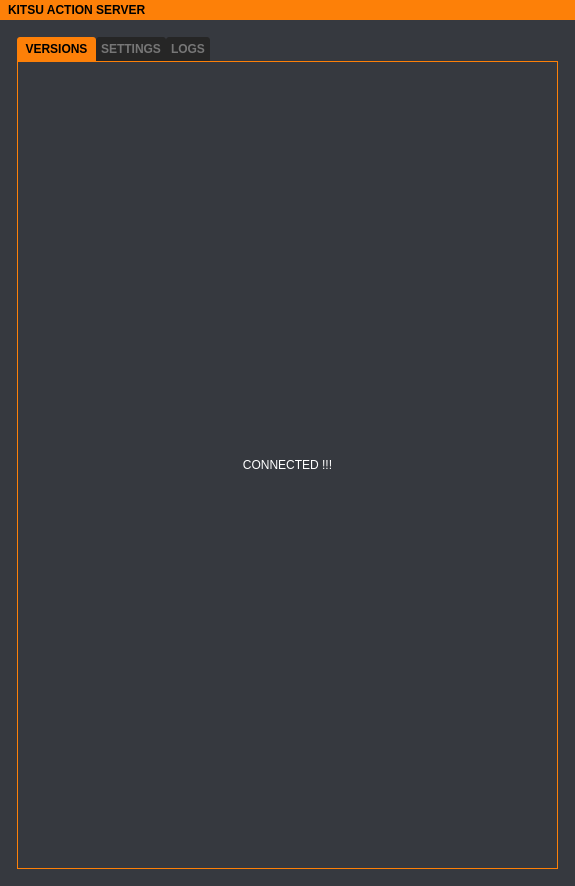
<?xml version="1.0" encoding="UTF-8"?>
<ui version="4.0">
 <class>MainWindow</class>
 <widget class="QMainWindow" name="MainWindow">
  <property name="geometry">
   <rect>
    <x>0</x>
    <y>0</y>
    <width>575</width>
    <height>886</height>
   </rect>
  </property>
  <property name="windowTitle">
   <string>MainWindow</string>
  </property>
  <property name="windowIcon">
   <iconset>
    <normaloff>../../../../../../kitsu-publisher/kitsu_publish_standalone/icons/icon.png</normaloff>../../../../../../kitsu-publisher/kitsu_publish_standalone/icons/icon.png</iconset>
  </property>
  <property name="styleSheet">
   <string notr="true">/*-----QWidget-----*/
QWidget
{
	background-color: #36393f;
	color: #ffffff;
	border-color: #051a39;
	font:  10px &quot;Verdana&quot;;

}

QWidget#main_frame{
border: 1px solid #fd8008;
}

/*-----QLabel-----*/
QLabel
{
	background-color: transparent;
	color: #ffffff;

}


QLabel::disabled
{
	background-color: transparent;
	color: #656565;

}


/*-----QMenuBar-----*/
QMenuBar
{
	background-color: #36393f;
	color: #ffffff;
	border-color: #051a39;

}


QMenuBar::disabled
{
	background-color: #404040;
	color: #656565;
	border-color: #051a39;

}


QMenuBar::item
{
    background-color: transparent;

}


QMenuBar::item:selected
{
    background-color: #fd8008;
    border: 1px solid #41cd52;

}


QMenuBar::item:pressed
{
    background-color: #b55d00;
    border: 1px solid #000;
    margin-bottom: -1px;
    padding-bottom: 1px;

}


/*-----QMenu-----*/
QMenu
{
    background-color: #36393f;
    border: 1px solid;
    color: #ffffff;

}


QMenu::separator
{
    height: 1px;
    background-color: #ff9500;
    color: #ffffff;
    padding-left: 4px;
    margin-left: 10px;
    margin-right: 5px;

}


QMenu::item
{
    min-width : 150px;
    padding: 3px 20px 3px 20px;

}


QMenu::item:selected
{
    background-color: #b55d00;
    color: #ffffff;

}


QMenu::item:disabled
{
    color: #262626;
}


/*-----QToolTip-----*/
QToolTip
{
	border : 1px solid #000000;
	background-color: #26264f;
	color: #ffffff;
	border-color: #051a39;

}



/*-----QPushButton-----*/
QPushButton
{
	background-color: #fd8008;
	color: #000000;
	font-weight: 600;
	border-style: solid;
	border-width: 1px;
	border-radius: 3px;
	border-color: #051a39;
	padding: 5px;

}


QPushButton::disabled
{
	background-color: #404040;
	color: #656565;
	border-color: #051a39;

}


QPushButton::hover
{
	background-color: #ff9d00;
	color: #ffffff;
	border-style: solid;
	border-width: 1px;
	border-radius: 3px;
	border-color: #051a39;
	padding: 5px;

}


QPushButton::pressed
{
	background-color: #b55d00;
	color: #ffffff;
	border-style: solid;
	border-width: 1px;
	border-radius: 3px;
	border-color: #051a39;
	padding: 5px;

}


/*-----QToolButton-----*/
QToolButton
{
	background-color: #fd8008;
	color: #ffffff;
	border-width: 1px;
	border-radius: 3px;
	border-color: #051a39;
	padding: 3px;

}


QToolButton::disabled
{
	background-color: #404040;
	color: #656565;
	border-color: #051a39;

}


QToolButton::hover
{
	background-color: #ff9d00;
	color: #ffffff;
	border-width: 1px;
	border-radius: 3px;
	border-color: #051a39;
	padding: 3px;

}


QToolButton::pressed
{
	background-color: #b55d00;
	color: #ffffff;
	border-width: 1px;
	border-radius: 3px;
	border-color: #051a39;
	padding: 3px;

}


/*-----QComboBox-----*/
QComboBox
{
   
    border: 1px solid;
	border-color:#262626;
    border-radius: 3px;
    padding-left: 6px;
    color: #ffffff;
    height: 20px;

}


QComboBox::disabled
{
	background-color: #404040;
	color: #656565;
	border-color: #051a39;

}


QComboBox:hover
{
    background-color: #ff9d00;

}


QComboBox:on
{
    background-color: #b55d00;

}


QComboBox QAbstractItemView
{
    background-color: #383838;
    color: #ffffff;
    border: 1px solid black;
    selection-background-color: #b55d00;
    selection-color: #ffffff;
    outline: 0;

}

QComboBox::down-arrow
{
    image: url(icons:arrow-down.svg);
    width: 8px;
    height: 8px;
}



QComboBox::drop-down
{
    subcontrol-origin: padding;
    subcontrol-position: top right;
    width: 15px;
    border-left-width: 0px;
    border-left-color: darkgray;
    border-left-style: solid; 
    border-top-right-radius: 3px; 
    border-bottom-right-radius: 3px;

}






/*-----QSpinBox &amp; QDoubleSpinBox &amp; QDateTimeEdit-----*/
QSpinBox, 
QDoubleSpinBox,
QDateTimeEdit
{
	background-color: #525251;
	color: #ffffff;
	border: 1px solid #051a39;
	border-radius: 3px;
	padding : 2px;

}


QSpinBox::disabled, 
QDoubleSpinBox::disabled,
QDateTimeEdit::disabled
{
	background-color: #404040;
	color: #656565;
	border-color: #051a39;

}


QSpinBox:hover, 
QDoubleSpinBox::hover,
QDateTimeEdit::hover
{
    background-color: #626262;
    border: 1px solid #fd8008;
    color:  #fff;
    padding: 2px

}


QSpinBox::up-button, QSpinBox::down-button,
QDoubleSpinBox::up-button, QDoubleSpinBox::down-button,
QDateTimeEdit::up-button, QDateTimeEdit::down-button
{
    background-color: #fd8008;
	border-radius: 2px;

}


QSpinBox::disabled, 
QDoubleSpinBox::disabled,
QDateTimeEdit::disabled
{
	background-color: #404040;
	color: #656565;
	border-color: #051a39;

}


QSpinBox::up-button:hover, QSpinBox::down-button:hover,
QDoubleSpinBox::up-button:hover, QDoubleSpinBox::down-button:hover,
QDateTimeEdit::up-button:hover, QDateTimeEdit::down-button:hover
{
    background-color: #ff9d00;
    border: 1px solid #ff9d00;

}


QSpinBox::up-button:disabled, QSpinBox::down-button:disabled,
QDoubleSpinBox::up-button:disabled, QDoubleSpinBox::down-button:disabled,
QDateTimeEdit::up-button:disabled, QDateTimeEdit::down-button:disabled
{
	background-color: #404040;
	color: #656565;
	border-color: #051a39;

}


QSpinBox::up-button:pressed, QSpinBox::down-button:pressed,
QDoubleSpinBox::up-button:pressed, QDoubleSpinBox::down-button::pressed,
QDateTimeEdit::up-button:pressed, QDateTimeEdit::down-button::pressed
{
    background-color: #b55d00;
    border: 1px solid #b55d00;

}



QSpinBox::down-arrow,
QDoubleSpinBox::down-arrow,
QDateTimeEdit::down-arrow
{
    image: url(icons:arrow-down.svg);
    width: 7px;

}


QSpinBox::up-arrow,
QDoubleSpinBox::up-arrow,
QDateTimeEdit::up-arrow
{
    image: url(icons:arrow-up.svg);
    width: 7px;

}



/*-----QLineEdit-----*/
QLineEdit
{
	background-color: #525251;
	color: #ffffff;
	border-width: 1px;
	border-radius: 3px;
	border-color: #051a39;
	padding: 2px;

}


QLineEdit::disabled
{
	background-color: #404040;
	color: #656565;
	border-width: 1px;
	border-radius: 3px;
	border-color: #051a39;
	padding: 2px;

}


/*-----QTextEdit-----*/
QTextEdit
{
	/* background-color: rgb(18, 18, 18); */
	color: #cecece;
	border-color: #051a39;

}


QTextEdit::disabled
{
	background-color: #404040;
	color: #656565;
	border-color: #051a39;

}


/*-----QGroupBox-----*/
QGroupBox 
{
    border: 1px solid;
    border-color: #fd8008;
    margin-top: 22px;
	font-weight: 600;

}


QGroupBox::title  
{
    background-color: #fd8008;
    color: #000000;
	font-size: 6pt;
	font-weight: 600;
    subcontrol-origin: margin;
    subcontrol-position: top left;
    padding: 5px;
	border-top-left-radius: 3px;
	border-top-right-radius: 3px;

}


QGroupBox::title::disabled
{
	background-color: #404040;
	color: #656565;
    subcontrol-origin: margin;
    subcontrol-position: top left;
    padding: 5px;
	border-top-left-radius: 3px;
	border-top-right-radius: 3px;

}


/*-----QRadioButton-----*/
QRadioButton::indicator::unchecked
{ 
	border: 2px inset gray; 
	border-radius: 5px; 
	background-color:  #fff;
	width: 9px; 
	height: 9px; 

}


QRadioButton::indicator::unchecked:hover
{ 
	border: 2px solid #fd8008; 
	border-radius: 5px; 
	background-color:  #fff;
	width: 9px; 
	height: 9px; 

}


QRadioButton::indicator::checked
{ 
	border: 2px inset darkgray; 
	border-radius: 5px; 
	background-color: #b55d00; 
	width: 9px; 
	height: 9px; 

}


QRadioButton::disabled
{
	color: #656565;

}


QRadioButton::indicator:disabled
{
	background-color: #656565;
	color: #656565;
    border: 2px solid #656565;

}


/*-----QTableView &amp; QTableWidget-----*/
QTableView
{
    background-color: #242526;
    border: 1px solid #32414B;
    color: #f0f0f0;
    gridline-color: #ff9900;
    outline : 0;

}


QTableView::disabled
{
    background-color: #242526;
    border: 1px solid #32414B;
    color: #656565;
    gridline-color: #656565;
    outline : 0;

}


QTableView::item:hover 
{
    background-color: #26264f;
    color: #f0f0f0;

}


QTableView::item:selected 
{
    background-color: #1a1b1c;
    border: 2px solid #b55d00;
    color: #F0F0F0;

}


QTableView::item:selected:disabled
{
    background-color: #1a1b1c;
    border: 2px solid #525251;
    color: #656565;

}


QTableCornerButton::section
{
    background-color: #505050;
    color: #fff;

}


QHeaderView::section
{
    background-color: #525251;
    color: #fff;
    text-align: left;
	padding: 4px;
	
}


QHeaderView::section:disabled
{
    background-color: #525251;
    color: #656565;

}


QHeaderView::section:checked
{
    color: #fff;
    background-color: #b55d00;

}


QHeaderView::section:checked:disabled
{
    color: #656565;
    background-color: #525251;

}


QHeaderView::section::vertical::first,
QHeaderView::section::vertical::only-one
{
    border-top: 1px solid #353635;

}


QHeaderView::section::vertical
{
    border-top: 1px solid #353635;

}


QHeaderView::section::horizontal::first,
QHeaderView::section::horizontal::only-one
{
    border-left: 1px solid #353635;

}


QHeaderView::section::horizontal
{
    border-left: 1px solid #353635;

}


/*-----QTabWidget-----*/
QTabBar::tab
{
	background-color: #fd8008;
    color: #767676;
	font-weight: 600;
	padding:5px;
	subcontrol-origin: margin;
    subcontrol-position: top left;
	border-top-left-radius: 3px;
	border-top-right-radius: 3px;

}


QTabBar::tab:disabled
{
	background-color: #404040;
	color: #656565;
	subcontrol-origin: margin;
    subcontrol-position: top left;
	border-top-left-radius: 3px;
	border-top-right-radius: 3px;

}


QTabWidget::pane 
{
	border: 1px solid;
    border-color: #fd8008;

}

QTabBar::tab:selected
{
    background-color: #fd8008;
    color: #000000;
	font-weight: 600;
	subcontrol-origin: margin;
    subcontrol-position: top left;
	border-top-left-radius: 3px;
	border-top-right-radius: 3px;
}


QTabBar::tab:selected:disabled
{
	background-color: #404040;
	color: #656565;

}


QTabBar::tab:!selected 
{
    background-color: #262626;

}


QTabBar::tab:!selected:hover 
{
    background-color: #ff9d00;
	color: #000;

}


QTabBar::tab:top:selected 
{
    border-bottom-color: none;

}


QTabBar::tab:bottom:selected 
{
    border-top-color: none;

}



QTabBar::tab:left:selected 
{
    border-left-color: none;

}


QTabBar::tab:right:selected 
{
    border-right-color: none;

}


QTabBar::tab:left:last, QTabBar::tab:right:last,
QTabBar::tab:left:only-one, QTabBar::tab:right:only-one 
{
    margin-bottom: 0;

}


/*-----QSlider-----*/
QSlider::groove:horizontal 
{
	background-color: transparent;
	height: 5px;

}


QSlider::sub-page:horizontal 
{
	background-color: #fd8008;

}


QSlider::add-page:horizontal 
{
	background-color: #666765;

}


QSlider::handle:horizontal 
{
	background-color: #fd8008;
	width: 14px;
	margin-top: -6px;
	margin-bottom: -6px;
	border-radius: 3px;

}


QSlider::handle:horizontal:hover 
{
	background-color: #fd8008;
	border-radius: 3px;

}


QSlider::sub-page:horizontal:disabled 
{
	background-color: #bbb;
	border-color: #999;

}


QSlider::add-page:horizontal:disabled 
{
	background-color: #eee;
	border-color: #999;

}


QSlider::handle:horizontal:disabled 
{
	background-color: #eee;
	border: 1px solid #aaa;
	border-radius: 3px;

}


QSlider::groove:vertical 
{
	background-color: transparent;
	width: 5px;

}


QSlider::sub-page:vertical 
{
	background-color: #fd8008;

}


QSlider::add-page:vertical 
{
	background-color: #666765;

}


QSlider::handle:vertical 
{
	background-color: #fd8008;
	height: 14px;
	margin-left: -6px;
	margin-right: -6px;
	border-radius: 3px;

}


QSlider::handle:vertical:hover 
{
	background-color: #fd8008;
	border-radius: 3px;

}


QSlider::sub-page:vertical:disabled 
{
	background-color: #bbb;
	border-color: #999;

}


QSlider::add-page:vertical:disabled 
{
	background-color: #eee;
	border-color: #999;

}


QSlider::handle:vertical:disabled 
{
	background-color: #eee;
	border: 1px solid #aaa;
	border-radius: 3px;

}


/*-----QDial-----*/
QDial
{
	background-color: #fd8008;

}


QDial::disabled
{
	background-color: #404040;

}

/*-----QScrollBar-----*/
QScrollBar:horizontal
{
    border: 1px solid #222222;
    background-color: #3d3d3d;
    height: 13px;
    margin: 0px 16px 0 16px;

}


QScrollBar::handle:horizontal
{
    background: #fd8008;
    min-height: 20px;

}


QScrollBar::add-line:horizontal
{
    border: 1px solid #1b1b19;
    background-color: #fd8008;
    width: 14px;
    subcontrol-position: right;
    subcontrol-origin: margin;

}


QScrollBar::sub-line:horizontal
{
    border: 1px solid #1b1b19;
    background-color: #fd8008;
    width: 14px;
    subcontrol-position: left;
    subcontrol-origin: margin;

}


QScrollBar::right-arrow:horizontal
{
    image: url(icons:arrow-right.svg);
    width: 6px;
    height: 6px;

}


QScrollBar::left-arrow:horizontal
{
    image: url(icons:arrow-left.svg);
    width: 6px;
    height: 6px;

}


QScrollBar::add-page:horizontal, QScrollBar::sub-page:horizontal
{
    background: none;

}


QScrollBar:vertical
{
    background-color: #3d3d3d;
    width: 13px;
    margin: 16px 0 16px 0;
    border: 1px solid #222222;

}


QScrollBar::handle:vertical
{
    background-color: #fd8008;
    min-height: 20px;

}


QScrollBar::add-line:vertical
{
    border: 1px solid #1b1b19;
    background-color: #fd8008;
    height: 14px;
    subcontrol-position: bottom;
    subcontrol-origin: margin;

}


QScrollBar::sub-line:vertical
{
    border: 1px solid #1b1b19;
    background-color: #fd8008;
    height: 14px;
    subcontrol-position: top;
    subcontrol-origin: margin;

}


QScrollBar::add-page:vertical, QScrollBar::sub-page:vertical
{
    background: none;

}


QScrollBar::up-arrow:vertical
{
    image: url(icons:arrow-up.svg);
    width: 6px;
    height: 6px;

}


QScrollBar::down-arrow:vertical
{
    image: url(icons:arrow-down.svg);
    width: 6px;
    height: 6px;

}

/*-----QProgressBar-----*/
QProgressBar
{
    border: 1px solid #222222;
    background-color: #3d3d3d;
    text-align: center;
    color: #ffffff;
    font-size: 8px;
    /* font-weight: bold; */
    padding: 1px;
    border-radius: 3px;
}
QProgressBar::chunk
{
    background-color: #fd8008;
}
</string>
  </property>
  <property name="documentMode">
   <bool>false</bool>
  </property>
  <widget class="QWidget" name="centralwidget">
   <property name="styleSheet">
    <string notr="true"/>
   </property>
   <layout class="QVBoxLayout" name="verticalLayout">
    <property name="spacing">
     <number>0</number>
    </property>
    <property name="leftMargin">
     <number>0</number>
    </property>
    <property name="topMargin">
     <number>0</number>
    </property>
    <property name="rightMargin">
     <number>0</number>
    </property>
    <property name="bottomMargin">
     <number>0</number>
    </property>
    <item>
     <layout class="QHBoxLayout" name="horizontalLayout_6">
      <property name="spacing">
       <number>0</number>
      </property>
      <item>
       <widget class="QFrame" name="frame">
        <property name="minimumSize">
         <size>
          <width>455</width>
          <height>0</height>
         </size>
        </property>
        <property name="styleSheet">
         <string notr="true">border-color: rgb(253, 128, 8);
background-color: rgb(253, 128, 8);
color: rgb(0, 0, 0);
font-weight:600</string>
        </property>
        <property name="frameShape">
         <enum>QFrame::NoFrame</enum>
        </property>
        <property name="frameShadow">
         <enum>QFrame::Plain</enum>
        </property>
        <property name="lineWidth">
         <number>0</number>
        </property>
        <layout class="QHBoxLayout" name="horizontalLayout_7">
         <property name="spacing">
          <number>0</number>
         </property>
         <property name="leftMargin">
          <number>8</number>
         </property>
         <property name="topMargin">
          <number>0</number>
         </property>
         <property name="rightMargin">
          <number>0</number>
         </property>
         <property name="bottomMargin">
          <number>0</number>
         </property>
         <item>
          <widget class="QLabel" name="label_9">
           <property name="text">
            <string>KITSU ACTION SERVER</string>
           </property>
           <property name="buddy">
            <cstring>mainframe</cstring>
           </property>
          </widget>
         </item>
         <item>
          <spacer name="horizontalSpacer_4">
           <property name="orientation">
            <enum>Qt::Horizontal</enum>
           </property>
           <property name="sizeType">
            <enum>QSizePolicy::Minimum</enum>
           </property>
           <property name="sizeHint" stdset="0">
            <size>
             <width>5</width>
             <height>20</height>
            </size>
           </property>
          </spacer>
         </item>
         <item>
          <widget class="QLabel" name="version_label">
           <property name="text">
            <string>&lt;version&gt;</string>
           </property>
           <property name="buddy">
            <cstring>mainframe</cstring>
           </property>
          </widget>
         </item>
         <item>
          <spacer name="horizontalSpacer_3">
           <property name="orientation">
            <enum>Qt::Horizontal</enum>
           </property>
           <property name="sizeHint" stdset="0">
            <size>
             <width>40</width>
             <height>20</height>
            </size>
           </property>
          </spacer>
         </item>
         <item>
          <widget class="QPushButton" name="exit_button">
           <property name="sizePolicy">
            <sizepolicy hsizetype="Fixed" vsizetype="Fixed">
             <horstretch>0</horstretch>
             <verstretch>0</verstretch>
            </sizepolicy>
           </property>
           <property name="styleSheet">
            <string notr="true">

/*-----QPushButton-----*/
QPushButton
{
	
	font: 8px;
	background-color: rgba(255, 255, 255, 0);
	color: rgb(255, 255, 255);
	border-style:none;
}

QPushButton::hover
{
	color: #ffffff;
}

QPushButton::pressed
{
	background-color: rgba(255, 255, 255, 0);
	color: #ffffff;
}

</string>
           </property>
           <property name="text">
            <string/>
           </property>
           <property name="icon">
            <iconset>
             <normaloff>../../../../../icons/x.svg</normaloff>../../../../../icons/x.svg</iconset>
           </property>
          </widget>
         </item>
        </layout>
       </widget>
      </item>
     </layout>
    </item>
    <item>
     <widget class="QWidget" name="mainframe" native="true">
      <layout class="QVBoxLayout" name="verticalLayout_10">
       <property name="spacing">
        <number>8</number>
       </property>
       <property name="sizeConstraint">
        <enum>QLayout::SetDefaultConstraint</enum>
       </property>
       <property name="leftMargin">
        <number>8</number>
       </property>
       <property name="topMargin">
        <number>8</number>
       </property>
       <property name="rightMargin">
        <number>8</number>
       </property>
       <property name="bottomMargin">
        <number>8</number>
       </property>
       <item>
        <layout class="QHBoxLayout" name="horizontalLayout" stretch="1">
         <item>
          <layout class="QVBoxLayout" name="verticalLayout_7">
           <item>
            <widget class="QStackedWidget" name="stackedWidget">
             <property name="currentIndex">
              <number>1</number>
             </property>
             <widget class="QWidget" name="page">
              <property name="sizePolicy">
               <sizepolicy hsizetype="Maximum" vsizetype="Maximum">
                <horstretch>0</horstretch>
                <verstretch>0</verstretch>
               </sizepolicy>
              </property>
              <property name="layoutDirection">
               <enum>Qt::LeftToRight</enum>
              </property>
              <layout class="QVBoxLayout" name="verticalLayout_2">
               <item>
                <spacer name="verticalSpacer_2">
                 <property name="orientation">
                  <enum>Qt::Vertical</enum>
                 </property>
                 <property name="sizeHint" stdset="0">
                  <size>
                   <width>20</width>
                   <height>40</height>
                  </size>
                 </property>
                </spacer>
               </item>
               <item>
                <layout class="QHBoxLayout" name="horizontalLayout_2">
                 <item>
                  <spacer name="horizontalSpacer_2">
                   <property name="orientation">
                    <enum>Qt::Horizontal</enum>
                   </property>
                   <property name="sizeHint" stdset="0">
                    <size>
                     <width>40</width>
                     <height>20</height>
                    </size>
                   </property>
                  </spacer>
                 </item>
                 <item>
                  <widget class="QFrame" name="frame_2">
                   <property name="sizePolicy">
                    <sizepolicy hsizetype="Preferred" vsizetype="Fixed">
                     <horstretch>0</horstretch>
                     <verstretch>0</verstretch>
                    </sizepolicy>
                   </property>
                   <property name="frameShape">
                    <enum>QFrame::StyledPanel</enum>
                   </property>
                   <property name="frameShadow">
                    <enum>QFrame::Raised</enum>
                   </property>
                   <layout class="QHBoxLayout" name="horizontalLayout_3">
                    <item>
                     <layout class="QFormLayout" name="formLayout">
                      <property name="labelAlignment">
                       <set>Qt::AlignRight|Qt::AlignTrailing|Qt::AlignVCenter</set>
                      </property>
                      <property name="formAlignment">
                       <set>Qt::AlignCenter</set>
                      </property>
                      <item row="1" column="1">
                       <widget class="QLineEdit" name="t_url">
                        <property name="minimumSize">
                         <size>
                          <width>220</width>
                          <height>0</height>
                         </size>
                        </property>
                        <property name="placeholderText">
                         <string>https://kitsu.example.com</string>
                        </property>
                       </widget>
                      </item>
                      <item row="2" column="0">
                       <widget class="QLabel" name="label">
                        <property name="text">
                         <string>USERNAME</string>
                        </property>
                       </widget>
                      </item>
                      <item row="2" column="1">
                       <widget class="QLineEdit" name="t_user">
                        <property name="minimumSize">
                         <size>
                          <width>220</width>
                          <height>0</height>
                         </size>
                        </property>
                       </widget>
                      </item>
                      <item row="3" column="0">
                       <widget class="QLabel" name="label_2">
                        <property name="text">
                         <string>PASSWORD</string>
                        </property>
                       </widget>
                      </item>
                      <item row="3" column="1">
                       <widget class="QLineEdit" name="t_pwd">
                        <property name="minimumSize">
                         <size>
                          <width>220</width>
                          <height>0</height>
                         </size>
                        </property>
                        <property name="echoMode">
                         <enum>QLineEdit::Password</enum>
                        </property>
                       </widget>
                      </item>
                      <item row="1" column="0">
                       <widget class="QLabel" name="label_3">
                        <property name="text">
                         <string>URL</string>
                        </property>
                       </widget>
                      </item>
                     </layout>
                    </item>
                   </layout>
                  </widget>
                 </item>
                 <item>
                  <spacer name="horizontalSpacer">
                   <property name="orientation">
                    <enum>Qt::Horizontal</enum>
                   </property>
                   <property name="sizeHint" stdset="0">
                    <size>
                     <width>40</width>
                     <height>20</height>
                    </size>
                   </property>
                  </spacer>
                 </item>
                </layout>
               </item>
               <item alignment="Qt::AlignHCenter">
                <widget class="QPushButton" name="connect_button">
                 <property name="sizePolicy">
                  <sizepolicy hsizetype="Maximum" vsizetype="Fixed">
                   <horstretch>0</horstretch>
                   <verstretch>0</verstretch>
                  </sizepolicy>
                 </property>
                 <property name="text">
                  <string>CONNECT</string>
                 </property>
                </widget>
               </item>
               <item>
                <widget class="QLabel" name="status_c">
                 <property name="text">
                  <string/>
                 </property>
                 <property name="alignment">
                  <set>Qt::AlignCenter</set>
                 </property>
                </widget>
               </item>
               <item>
                <spacer name="verticalSpacer_3">
                 <property name="orientation">
                  <enum>Qt::Vertical</enum>
                 </property>
                 <property name="sizeHint" stdset="0">
                  <size>
                   <width>20</width>
                   <height>40</height>
                  </size>
                 </property>
                </spacer>
               </item>
              </layout>
             </widget>
             <widget class="QWidget" name="page_2">
              <property name="layoutDirection">
               <enum>Qt::LeftToRight</enum>
              </property>
              <layout class="QGridLayout" name="gridLayout">
               <item row="0" column="0">
                <widget class="QTabWidget" name="tabWidget">
                 <property name="enabled">
                  <bool>true</bool>
                 </property>
                 <property name="currentIndex">
                  <number>0</number>
                 </property>
                 <widget class="QWidget" name="tab_3">
                  <attribute name="title">
                   <string> VERSIONS </string>
                  </attribute>
                  <layout class="QVBoxLayout" name="verticalLayout_3">
                   <item>
                    <widget class="QLabel" name="label_7">
                     <property name="text">
                      <string>CONNECTED !!!</string>
                     </property>
                     <property name="alignment">
                      <set>Qt::AlignCenter</set>
                     </property>
                    </widget>
                   </item>
                  </layout>
                 </widget>
                 <widget class="QWidget" name="tab">
                  <attribute name="title">
                   <string>SETTINGS</string>
                  </attribute>
                  <layout class="QVBoxLayout" name="verticalLayout_5">
                   <item>
                    <layout class="QHBoxLayout" name="horizontalLayout_4">
                     <item>
                      <spacer name="horizontalSpacer_5">
                       <property name="orientation">
                        <enum>Qt::Horizontal</enum>
                       </property>
                       <property name="sizeHint" stdset="0">
                        <size>
                         <width>40</width>
                         <height>20</height>
                        </size>
                       </property>
                      </spacer>
                     </item>
                     <item>
                      <widget class="QFrame" name="frame_3">
                       <property name="sizePolicy">
                        <sizepolicy hsizetype="Preferred" vsizetype="Fixed">
                         <horstretch>0</horstretch>
                         <verstretch>0</verstretch>
                        </sizepolicy>
                       </property>
                       <property name="frameShape">
                        <enum>QFrame::StyledPanel</enum>
                       </property>
                       <property name="frameShadow">
                        <enum>QFrame::Raised</enum>
                       </property>
                       <layout class="QHBoxLayout" name="horizontalLayout_5">
                        <item>
                         <layout class="QFormLayout" name="formLayout_2">
                          <property name="labelAlignment">
                           <set>Qt::AlignRight|Qt::AlignTrailing|Qt::AlignVCenter</set>
                          </property>
                          <property name="formAlignment">
                           <set>Qt::AlignCenter</set>
                          </property>
                          <item row="1" column="1">
                           <widget class="QLineEdit" name="t_url_2">
                            <property name="minimumSize">
                             <size>
                              <width>220</width>
                              <height>0</height>
                             </size>
                            </property>
                            <property name="placeholderText">
                             <string>https://kitsu.example.com</string>
                            </property>
                           </widget>
                          </item>
                          <item row="2" column="0">
                           <widget class="QLabel" name="label_4">
                            <property name="text">
                             <string>USERNAME</string>
                            </property>
                           </widget>
                          </item>
                          <item row="2" column="1">
                           <widget class="QLineEdit" name="t_user_2">
                            <property name="minimumSize">
                             <size>
                              <width>220</width>
                              <height>0</height>
                             </size>
                            </property>
                           </widget>
                          </item>
                          <item row="4" column="0">
                           <widget class="QLabel" name="label_5">
                            <property name="text">
                             <string>PASSWORD</string>
                            </property>
                           </widget>
                          </item>
                          <item row="4" column="1">
                           <widget class="QLineEdit" name="t_pwd_2">
                            <property name="minimumSize">
                             <size>
                              <width>220</width>
                              <height>0</height>
                             </size>
                            </property>
                            <property name="echoMode">
                             <enum>QLineEdit::Password</enum>
                            </property>
                           </widget>
                          </item>
                          <item row="1" column="0">
                           <widget class="QLabel" name="label_6">
                            <property name="text">
                             <string>URL</string>
                            </property>
                           </widget>
                          </item>
                          <item row="5" column="1">
                           <widget class="QLabel" name="status_text">
                            <property name="text">
                             <string>Status</string>
                            </property>
                           </widget>
                          </item>
                         </layout>
                        </item>
                       </layout>
                      </widget>
                     </item>
                     <item>
                      <spacer name="horizontalSpacer_6">
                       <property name="orientation">
                        <enum>Qt::Horizontal</enum>
                       </property>
                       <property name="sizeHint" stdset="0">
                        <size>
                         <width>40</width>
                         <height>20</height>
                        </size>
                       </property>
                      </spacer>
                     </item>
                    </layout>
                   </item>
                   <item>
                    <widget class="QGroupBox" name="groupBox">
                     <property name="title">
                      <string>PLUGINS</string>
                     </property>
                     <layout class="QVBoxLayout" name="verticalLayout_6">
                      <item>
                       <widget class="QTableWidget" name="tableWidget">
                        <attribute name="horizontalHeaderVisible">
                         <bool>false</bool>
                        </attribute>
                        <attribute name="horizontalHeaderStretchLastSection">
                         <bool>true</bool>
                        </attribute>
                        <attribute name="verticalHeaderVisible">
                         <bool>false</bool>
                        </attribute>
                        <column>
                         <property name="text">
                          <string>Name</string>
                         </property>
                        </column>
                        <column>
                         <property name="text">
                          <string>Executable Path</string>
                         </property>
                        </column>
                       </widget>
                      </item>
                     </layout>
                    </widget>
                   </item>
                  </layout>
                 </widget>
                 <widget class="QWidget" name="tab_4">
                  <attribute name="title">
                   <string>LOGS</string>
                  </attribute>
                  <layout class="QVBoxLayout" name="verticalLayout_4">
                   <item>
                    <widget class="QTextEdit" name="log_view">
                     <property name="enabled">
                      <bool>true</bool>
                     </property>
                     <property name="baseSize">
                      <size>
                       <width>0</width>
                       <height>80</height>
                      </size>
                     </property>
                     <property name="styleSheet">
                      <string notr="true">color: rgb(185, 185, 185);
font: 8px &quot;Verdana&quot;;
</string>
                     </property>
                     <property name="frameShape">
                      <enum>QFrame::Box</enum>
                     </property>
                     <property name="documentTitle">
                      <string/>
                     </property>
                     <property name="html">
                      <string>&lt;!DOCTYPE HTML PUBLIC &quot;-//W3C//DTD HTML 4.0//EN&quot; &quot;http://www.w3.org/TR/REC-html40/strict.dtd&quot;&gt;
&lt;html&gt;&lt;head&gt;&lt;meta name=&quot;qrichtext&quot; content=&quot;1&quot; /&gt;&lt;style type=&quot;text/css&quot;&gt;
p, li { white-space: pre-wrap; }
&lt;/style&gt;&lt;/head&gt;&lt;body style=&quot; font-family:'Verdana'; font-size:8px; font-weight:400; font-style:normal;&quot;&gt;
&lt;p style=&quot;-qt-paragraph-type:empty; margin-top:0px; margin-bottom:0px; margin-left:0px; margin-right:0px; -qt-block-indent:0; text-indent:0px; font-size:6pt;&quot;&gt;&lt;br /&gt;&lt;/p&gt;&lt;/body&gt;&lt;/html&gt;</string>
                     </property>
                    </widget>
                   </item>
                  </layout>
                 </widget>
                </widget>
               </item>
              </layout>
             </widget>
            </widget>
           </item>
          </layout>
         </item>
        </layout>
       </item>
      </layout>
     </widget>
    </item>
    <item>
     <spacer name="verticalSpacer">
      <property name="orientation">
       <enum>Qt::Vertical</enum>
      </property>
      <property name="sizeType">
       <enum>QSizePolicy::Fixed</enum>
      </property>
      <property name="sizeHint" stdset="0">
       <size>
        <width>0</width>
        <height>0</height>
       </size>
      </property>
     </spacer>
    </item>
   </layout>
  </widget>
 </widget>
 <resources>
  <include location="../../icons/ressources.qrc"/>
 </resources>
 <connections/>
</ui>
